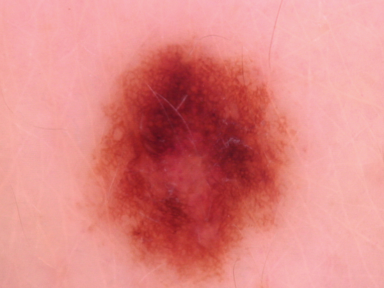
#> input picture data/hair_annotations/img_0262.png, 384 x 288 px; its folder holds only this picture in this run
$ python -i img_util.py   (imports and definitions only)
#> lines starting #> are read from the running program, lines starting #| are printed output that depends on the picture; after the words box and inside, x2 and y2 are one past the last pixel; in counts of white or black regions, pixels touching at a corner belong together
#> further down, picture is the input picture: shape (288, 384, 3); mean B, G, R 131.9, 134.7, 223
import os
import numpy as np
import cv2

import warnings
# [4 lines not run here, left out]

# the thresholds have been calibrated based on roughly 200 manually annotated hair images, and
# the code can be found in [rH_tuning_n_graphs.ipynb]

def rate_hair(image, dst= 160, t1= 0.02, t2= 0.118, blur= True):
    """Function that, given an RGB image, extracts the number of pixels that constitute hair,
    computes the ratio of hair to total pixels, then assigns it a label between 0 (virtually no hair),
    1 (moderate amount of hair), and 2 (substantial amount of hair), based on the t1 and t2 thresholds.
    Returns both the ratio and the label.

    :param image: The RGB image to be analyzed.
    :param dst: Parameter value that indicates the maximum pixel value considered by the function,
                every instance of a brighter pixel will not be considered hair.
    :param t1: Lower threshold: all ratios smaller than t1 will be labelled as 0.
    :param t2: Higher threshold: ratios between t1 and t2 will be labeled as 1, higher values as 2.
    :param blur: Boolean value, if set to True, the image will be blurred before being analyzed.

    :return ratio, label, Mask:

    """
#> called with dst = 160, t1 = 0.02, t2 = 0.118, blur = True

    # get image shape and convert to grayscale
    image_size = image.shape[:2]
#> image_size = (288, 384)
    img = image.mean(-1)
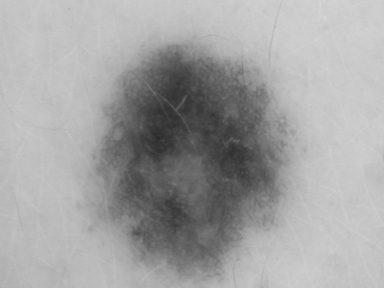
#> img: shape (288, 384) float64; min 41, max 215.3, mean 163.2

    # optionally blur the image (heavily suggested)
    if blur:
        img = cv2.GaussianBlur(img, (3, 3), 0)

    # --------------------------------------------------------

    # enhance dark structures
    kernel = np.ones((3,3),np.uint8)
    img_filt = cv2.morphologyEx(np.uint8(img), cv2.MORPH_BLACKHAT, kernel)
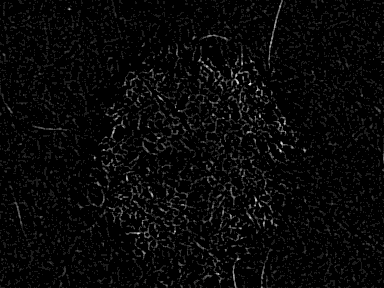
#> img_filt: shape (288, 384); min 0, max 9, mean 0.301; drawn with min black and max white
    img_filt = np.where(img_filt > 15, img_filt, 0)
#> img_filt: shape (288, 384); every value is 0

    # dilate found structures
    kernel = np.ones((4,4),np.uint8)
    img_filt = cv2.morphologyEx(img_filt, cv2.MORPH_DILATE, kernel)

    # --------------------------------------------------------

    # mask dark regions only, then dilate them
    dark_spots = (img < dst).astype(np.uint8)
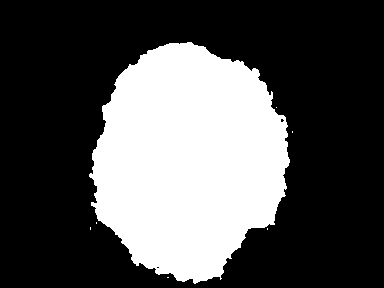
#> dark_spots: shape (288, 384); values 0 (black) and 1 (white), 32% white; 7 white regions (6 under 20 px), largest, box (x1, y1, x2, y2) and area: (89, 42, 290, 284) 35397
    kernel = np.ones((4,4),np.uint8)
    dark_spots = cv2.morphologyEx(dark_spots, cv2.MORPH_DILATE, kernel)
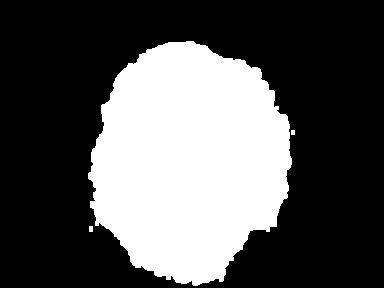
#> dark_spots: shape (288, 384); values 0 (black) and 1 (white), 33.5% white; 3 white regions, box (x1, y1, x2, y2) and area: (88, 41, 292, 286) 36987, (89, 226, 93, 232) 24, (291, 130, 295, 135) 20

    # keep only intersections
    img_filt = img_filt * dark_spots

    # --------------------------------------------------------

    # detect lines starting from edges and dark spots
    lines = cv2.HoughLinesP(img_filt, cv2.HOUGH_PROBABILISTIC, np.pi / 90, 20, None, 1, 20)
#> lines = None

    # iterate through lines, generate pixel coordinates for each
    if lines is not None:
        lines = lines.reshape(-1, 4)
        N_lines = lines.shape[0]

        # exclude short lines
        lines_to_interp = []
        for ind in range(N_lines):
            line = lines[ind, :]
            x, y = fill_line(line[0::2], line[1::2], 1)
            lines_to_interp.append( (x, y) )

    # if there are no lines, create black mask
    else:
        lines_to_interp = []
        img_filt = np.zeros(image_size)


    # --------------------------------------------------------
    # include line coordinates in the mask
    Mask = np.zeros_like(img_filt)
    for (x, y) in lines_to_interp:
        Mask[y, x] = 1

    # dilate final mask
    kernel = np.ones((3,3),np.uint8)
    Mask = cv2.morphologyEx(Mask, cv2.MORPH_DILATE, kernel)
    Mask = Mask.astype(float)

    # --------------------------------------------------------

    # if no non-zero pixels are found, the mask is reset
    i, j = np.where( Mask != 0 )

    if i.size == 0:
        Mask = np.zeros(image_size)

    # compute hair ratio and appropriately label image
    ratio = np.count_nonzero(Mask) / (image_size[0] * image_size[1])
#> ratio = 0
#> Mask: shape (288, 384) float64; every value is 0

    if ratio >= t2:
        label = 2
    elif ratio >= t1:
        label = 1
    else:
        label = 0

    return ratio, label, Mask

# [71 lines left out: functions fill_line, readImageFile, saveImageFile, not called in this run]


class ImageDataLoader:
    """Given a directory for images and a directory for masks, it stores the path names,
    And returns information about the image, along with the image itself, when iterated through.

    :param img_directory: The file path to the folder containing the images
    :param mask_directory: The file path to the folder containing the images

    :yield:s img_rgb, img_gray, mask, name when iterated through.

    """
    # [59 lines left out: function __init__, not called in this run]

    def __len__(self):
        return self.num_sample

    # [23 lines left out: function __iter__, not called in this run]

>>> import cv2
>>> picture = cv2.imread('../data/hair_annotations/img_0262.png')
>>> result = rate_hair(picture)

$ run again, on data/hair_annotations/img_0269.png
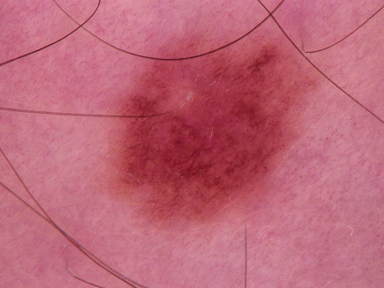
#> input picture data/hair_annotations/img_0269.png, 384 x 288 px
#> picture is the input picture: shape (288, 384, 3); mean B, G, R 119.1, 101.4, 189.9
#> in rate_hair, `dark_spots = cv2.morphologyEx(dark_spots, cv2.MORPH_DILATE, kernel)`:
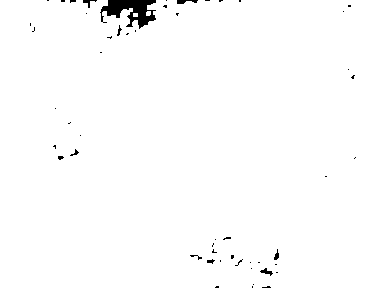
#> dark_spots: shape (288, 384); values 0 (black) and 1 (white), 98.8% white; 52 black regions (43 under 20 px), largest, box (x1, y1, x2, y2) and area: (100, 0, 156, 29) 854, (177, 0, 198, 4) 53, (260, 268, 273, 276) 45
#> lines = 90 rows, first 6: [0, 182, 30, 207], [142, 59, 204, 57], [299, 54, 383, 120], [5, 66, 93, 19], [257, 2, 355, 104], [206, 56, 275, 16]
#> the loop in rate_hair, `for ind in range(N_lines):` made 90 passes
#> line on passes 1 to 8: [0, 182, 30, 207], [142, 59, 204, 57], [299, 54, 383, 120], [5, 66, 93, 19], [257, 2, 355, 104], [206, 56, 275, 16], [2, 187, 27, 207], [339, 45, 383, 5]
#> after the loop in rate_hair, `for ind in range(N_lines):`: lines_to_interp = 90 items
#> the loop in rate_hair, `for (x, y) in lines_to_interp:` made 90 passes
#> (x, y) on passes 41, 56, 57: ([9, 10, 11, 12], [166, 165, 165, 164]), ([62], [116]), ([86, 87, 88, 89, 90, 91, 92, 93, 94, 95, 96, 97, 98], [31, 28, 26, 23, 21, 19, 16, 14, 11, 9, 7, 4, 2])
#> in rate_hair, `Mask = cv2.morphologyEx(Mask, cv2.MORPH_DILATE, kernel)`:
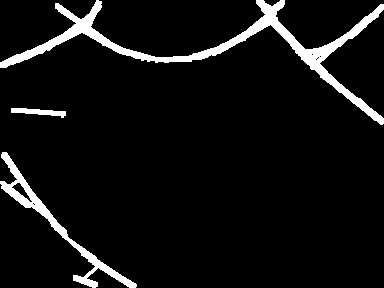
#> Mask: shape (288, 384); values 0 (black) and 1 (white), 6.5% white; 3 white regions, box (x1, y1, x2, y2) and area: (0, 0, 384, 125) 5052, (0, 152, 137, 288) 1882, (11, 108, 66, 118) 287
#> i = 7221 values from 0 to 287; j = 7221 values, max 383 at index 130, min 0 at index 4224, mean 168.2
#> ratio = 0.0653

$ run again, on data/hair_annotations/img_0273.png
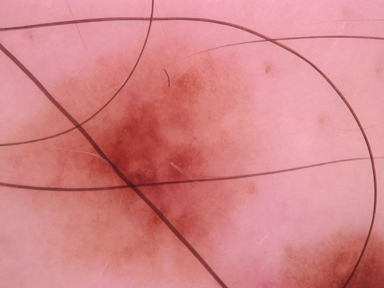
#> input picture data/hair_annotations/img_0273.png, 384 x 288 px
#> picture is the input picture: shape (288, 384, 3); mean B, G, R 136, 132.5, 213.2
#> in rate_hair, `dark_spots = cv2.morphologyEx(dark_spots, cv2.MORPH_DILATE, kernel)`:
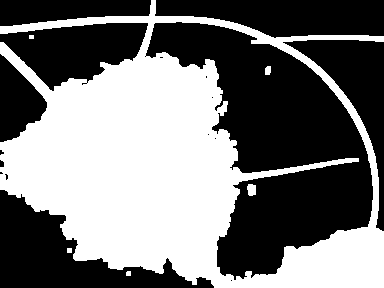
#> dark_spots: shape (288, 384); values 0 (black) and 1 (white), 46% white; 6 white regions, box (x1, y1, x2, y2) and area: (0, 0, 384, 288) 50700, (247, 184, 256, 196) 93, (265, 66, 271, 75) 49, (67, 248, 72, 253) 25, (126, 271, 131, 276) 24, (29, 35, 34, 39) 20
#> lines = 107 rows, first 6: [33, 24, 205, 18], [180, 184, 374, 157], [296, 36, 383, 39], [292, 37, 365, 130], [60, 21, 193, 17], [204, 182, 374, 158]
#> the loop in rate_hair, `for ind in range(N_lines):` made 107 passes
#> line on passes 1 to 8: [33, 24, 205, 18], [180, 184, 374, 157], [296, 36, 383, 39], [292, 37, 365, 130], [60, 21, 193, 17], [204, 182, 374, 158], [4, 27, 78, 24], [5, 187, 104, 190]
#> after the loop in rate_hair, `for ind in range(N_lines):`: lines_to_interp = 107 items
#> the loop in rate_hair, `for (x, y) in lines_to_interp:` made 107 passes
#> (x, y) on passes 26, 44, 53: ([369, 370, 371, 372, 373, 374, 375], [139, 149, 159, 170, 180, 191, 201]), ([372, 373, 374, 375], [234, 218, 202, 186]), ([106, 107, 108, 109], [159, 160, 161, 162])
#> in rate_hair, `Mask = cv2.morphologyEx(Mask, cv2.MORPH_DILATE, kernel)`:
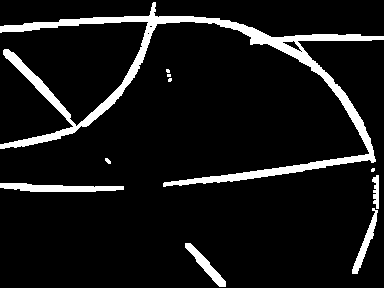
#> Mask: shape (288, 384); values 0 (black) and 1 (white), 8.7% white; 10 white regions (4 under 20 px), largest, box (x1, y1, x2, y2) and area: (0, 2, 384, 187) 7752, (0, 183, 124, 192) 758, (185, 243, 226, 287) 464, (352, 208, 378, 274) 426, (372, 175, 379, 209) 165, (105, 158, 111, 164) 24
#> i = 9643 values from 2 to 286; j = 9643 values, max 383 at index 2187, min 0 at index 1381, mean 193.9
#> ratio = 0.0872
